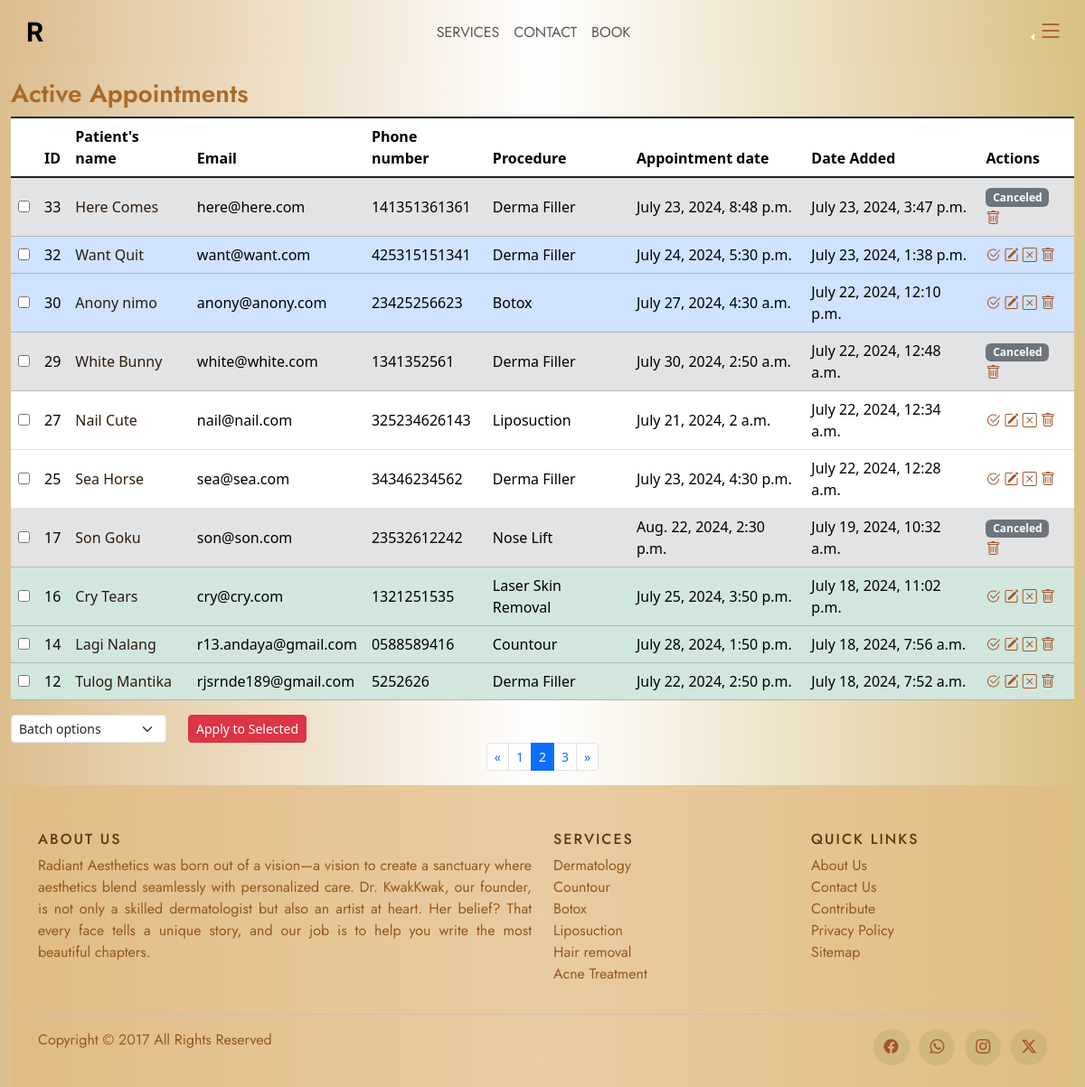
Page /active_appointments/?page=2 on the committed database.
### website/models.py (models this page shows, shortened)
class Patient(models.Model):
    first_name = models.CharField(max_length=100)
    last_name = models.CharField(max_length=100)
    service = models.ForeignKey(Category, on_delete=models.CASCADE, related_name="type_of")
    email = models.EmailField()
    phone_number = models.CharField(max_length=16)
    details = models.TextField(max_length=3000, null=True, blank=True)
    appt_date = models.DateTimeField()
    date_added = models.DateTimeField(auto_now_add=True)
    is_active = models.BooleanField(default=True, blank=True)
    is_done = models.BooleanField(default=False, blank=True)
    is_confirmed = models.BooleanField(default=False, blank=True)
    user = models.ForeignKey(settings.AUTH_USER_MODEL, on_delete=models.CASCADE, null=True, blank=True, related_name="booker")

class Category(models.Model):
    type = models.CharField(max_length=100)
    def __str__(self):
        return self.type

### website/views.py (the view)
# urls.py: path('active_appointments/', views.active_appointments, name='active_appointments'),
def active_appointments(request):
    patients = Patient.objects.all().order_by('-date_added')
    paginator = Paginator(patients ,10)
    page_number = request.GET.get('page')
    page_obj = paginator.get_page(page_number)
    return render(request, 'website/active_appointments.html', {
        'page_obj': page_obj
        })

### website/templates/website/active_appointments.html (shortened to what this page needs)
{% extends 'website/layout.html' %}
{% load static %}
{% block body %}
<div class="container-fluid">
    <h3>Active Appointments</h3>
    <form method="post" action="{% url 'manage_appointments' %}">
        <div class="table-responsive">
        <table class="table align-middle table-hover table-group-divider">
            <thead>
                <tr>
                    <th scope="col"></th>
                    <th scope="col">ID</th>
                    <th scope="col">Patient's name</th>
                    <th scope="col">Email</th>
                    <th scope="col">Phone number</th>
                    <th scope="col">Procedure</th>
                    <th scope="col">Appointment date</th>
                    <th scope="col">Date Added</th>
                    <th scope="col">Actions</th>
                </tr>
            </thead>
            <tbody class="table-group-divider my-lg-5">
                {% if page_obj %}
                {% for patient in page_obj %}
                <tr {% if not patient.is_active %} class="table-secondary text-muted"
                    {% elif patient.is_done %}
                        class="table-success"
                    {% elif patient.is_confirmed%}
                    class="table-primary"
                    {% endif %}class="tablerow">
                    <td><input type="checkbox" name="selected_appointments" value="{{ patient.id }}"></td>
                    <td>{{ patient.id }}</td>
                    <td><a href="{% url 'appt_details' patient.id %}">{{ patient.first_name }} {{ patient.last_name }}</a></td>
                    <td>{{ patient.email }}</td>
                    <td>{{ patient.phone_number }}</td>
                    <td>{{ patient.service }}</td>
                    <td>{{ patient.appt_date }}</td>
                    <td>{{ patient.date_added }}</td>
                    <td>
                        {% if patient.is_active %}
                            {% if not patient.is_done %}
                                <a href="{% url 'done_appt' patient.id %}" value="done"><i class="bi bi-check2-circle" data-bs-toggle="tooltip" data-bs-title="Done"></i></a>
                            {% else %}
                                <a href="{% url 'undone_appt' patient.id %}" value="done"><i class="bi bi-check2-circle" data-bs-toggle="tooltip" data-bs-title="UnDone"></i></a>
                            {% endif %}
                        <a href="{% url 'edit_appointment' patient.id %}"><i class="bi bi-pencil-square" data-bs-toggle="tooltip" data-bs-title="Edit"></i></a>
                        <a href="{% url 'cancel_appointment' patient.id %}"  onclick="return confirm('Are you sure you want to CANCEL this appointment?')">
                            <i class="bi bi-x-square" data-bs-toggle="tooltip" data-bs-title="Cancel"></i></a>
                        <a href="{% url 'delete_appointment' patient.id %}"  onclick="return confirm('Are you sure you want to DELETE this appointment?\n THIS CANNOT BE UNDONE!')">
                            <i class="bi bi-trash" data-bs-toggle="tooltip" data-bs-title="Delete"></i></a>
                        {% else %}
                        <span class="badge bg-secondary">Canceled</span>
                        <a href="{% url 'delete_appointment' patient.id %}"  onclick="return confirm('Are you sure you want to DELETE this appointment? \n THIS CANNOT BE UNDONE!')">
                            <i class="bi bi-trash" data-bs-toggle="tooltip" data-bs-title="Delete"></i></a>
                        {% endif %}
                    </td>
                </tr>
                {% endfor %}
                {% endif %}
            </tbody>
        </table>
        </div>
        <div class="d-flex justify-content-start">
            <div>
                <select name="action" class="form-select form-select-sm">
                    <option>Batch options</option>
                </select>
            </div>
            <div class="mx-4">
                <button type="submit" onclick="return confirm('Confirm batch action?')" class="btn btn-sm btn-danger">Apply to Selected</button>
            </div>
        </div>
    </form>
     <nav aria-label="Page navigation">
        <ul class="pagination pagination-sm justify-content-center">
            {% if page_obj.has_previous %}
                <li class="page-item">
                    <a class="page-link" href="?page={{ page_obj.previous_page_number }}" aria-label="Previous">
                        <span aria-hidden="true">&laquo;</span>
                    </a>
                </li>
            {% else %}
                <li class="page-item disabled">
                    <a class="page-link" href="#" aria-label="Previous">
                        <span aria-hidden="true">&laquo;</span>
                    </a>
                </li>
            {% endif %}
            {% for num in page_obj.paginator.page_range %}
                {% if page_obj.number == num %}
                    <li class="page-item active"><a class="page-link" href="#">{{ num }}</a></li>
                {% else %}
                    <li class="page-item"><a class="page-link" href="?page={{ num }}">{{ num }}</a></li>
                {% endif %}
            {% endfor %}
            {% if page_obj.has_next %}
                <li class="page-item">
                    <a class="page-link" href="?page={{ page_obj.next_page_number }}" aria-label="Next">
                        <span aria-hidden="true">&raquo;</span>
                    </a>
                </li>
            {% else %}
                <li class="page-item disabled">
                    <a class="page-link" href="#" aria-label="Next">
                        <span aria-hidden="true">&raquo;</span>
                    </a>
                </li>
            {% endif %}
        </ul>
    </nav>
</div>
{% endblock %}

### website/static/website/instyle.css (style rules this page uses)
html { overflow-x: hidden !important; max-width : 100%; scroll-behavior: smooth; scroll-snap-align: start; scroll-snap-type: y mandatory; }
body, .navbar, .c-dropmenu { background-image: linear-gradient(to right, rgb(220, 190, 142), rgb(255, 255, 255), rgb(217, 193, 133)); }
a { text-decoration: none; color:#2e1c0b; }
.bi { color: rgb(165, 85, 42); }
h3 { font-family: "Jost", sans-serif; font-optical-sizing: auto; font-weight: 600; font-style: normal; color:rgb(168, 107, 38) }

### rows in the picture
Patient: id "33", first_name "Here", last_name "Comes", email "here@here.com", phone_number "141351361361", service "Derma Filler", appt_date "July 23, 2024, 8:48 p.m.", date_added "July 23, 2024, 3:47 p.m.", is_active "Canceled"
Patient: id "32", first_name "Want", last_name "Quit", email "want@want.com", phone_number "425315151341", service "Derma Filler", appt_date "July 24, 2024, 5:30 p.m.", date_added "July 23, 2024, 1:38 p.m.", is_active True (drawn)
Patient: id "30", first_name "Anony", last_name "nimo", email "anony@anony.com", phone_number "23425256623", service "Botox", appt_date "July 27, 2024, 4:30 a.m.", date_added "July 22, 2024, 12:10 p.m.", is_active True (drawn)
Patient: id "29", first_name "White", last_name "Bunny", email "white@white.com", phone_number "1341352561", service "Derma Filler", appt_date "July 30, 2024, 2:50 a.m.", date_added "July 22, 2024, 12:48 a.m.", is_active "Canceled"
Patient: id "27", first_name "Nail", last_name "Cute", email "nail@nail.com", phone_number "325234626143", service "Liposuction", appt_date "July 21, 2024, 2 a.m.", date_added "July 22, 2024, 12:34 a.m.", is_active True (drawn)
Patient: id "25", first_name "Sea", last_name "Horse", email "sea@sea.com", phone_number "34346234562", service "Derma Filler", appt_date "July 23, 2024, 4:30 p.m.", date_added "July 22, 2024, 12:28 a.m.", is_active True (drawn)
Patient: id "17", first_name "Son", last_name "Goku", email "son@son.com", phone_number "23532612242", service "Nose Lift", appt_date "Aug. 22, 2024, 2:30 p.m.", date_added "July 19, 2024, 10:32 a.m.", is_active "Canceled"
Patient: id "16", first_name "Cry", last_name "Tears", email "cry@cry.com", phone_number "1321251535", service "Laser Skin Removal", appt_date "July 25, 2024, 3:50 p.m.", date_added "July 18, 2024, 11:02 p.m.", is_active True (drawn)
Patient: id "14", first_name "Lagi", last_name "Nalang", email "r13.andaya@gmail.com", phone_number "0588589416", service "Countour", appt_date "July 28, 2024, 1:50 p.m.", date_added "July 18, 2024, 7:56 a.m.", is_active True (drawn)
Patient: id "12", first_name "Tulog", last_name "Mantika", email "rjsrnde189@gmail.com", phone_number "5252626", service "Derma Filler", appt_date "July 22, 2024, 2:50 p.m.", date_added "July 18, 2024, 7:52 a.m.", is_active True (drawn)

### other values in the picture
{{ num }} "1" "3"
{{ num }} "2"
